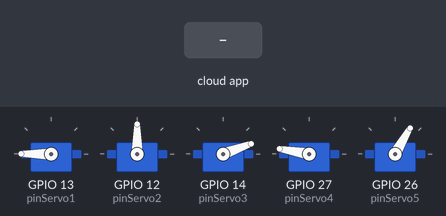
A sketch run on a simulated ESP32. Parts: 5 × servo. The inputs (shaded band) are chosen by the test bench. WiFi joins after 1.5 s; servers stay silent unless stated; what the sketch prints to the serial monitor is not drawn.

Above: at 3.1 s.
3.2 s: the phone or cloud app sets bisturi to 1
At 5.6 s:
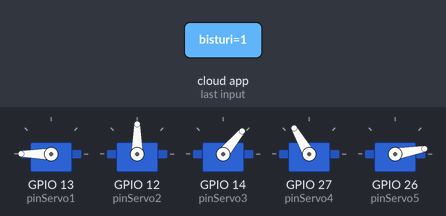
6.2 s: the phone or cloud app sets pinzas to 0
At 6.9 s:
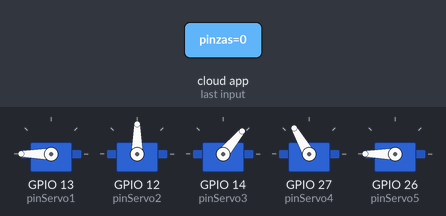
8.7 s: the phone or cloud app sets tijeras to 0
At 8.9 s:
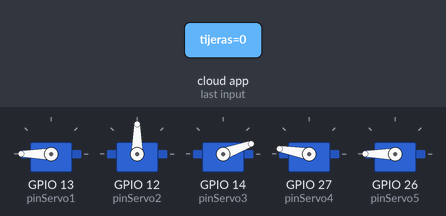
10.6 s: the phone or cloud app sets pinzas to 1
At 11.6 s:
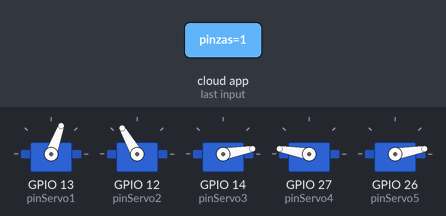
13.6 s: the phone or cloud app sets tijeras to 1
At 15.5 s:
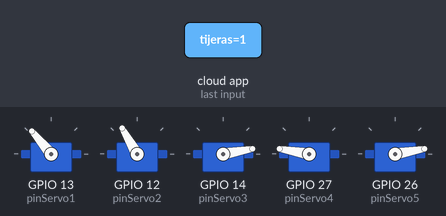
16.6 s: the phone or cloud app sets bisturi to 1
At 21.7 s:
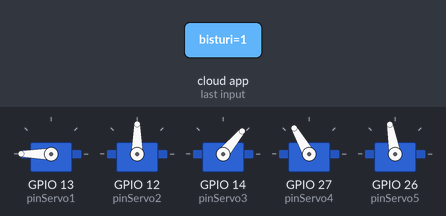
Timing chart, 0 to 22.9 s (numbered marks = the images above; inputs shaded):
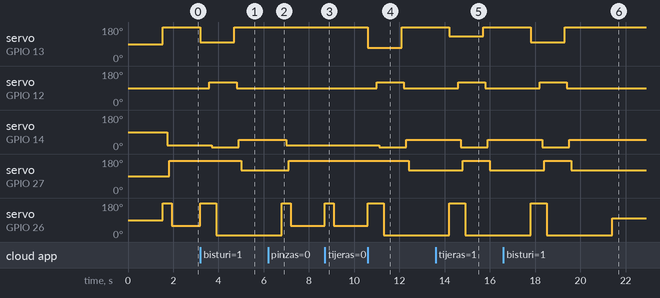

The sketch:

brazo.ino
```cpp
#include <Arduino.h>
#include <WiFi.h>
#include <SocketIoClient.h>
#include <ESP32Servo.h>
#include <ArduinoJson.h>
#include <fauxmoESP.h>

fauxmoESP fauxmo;

const char* ssid     = "INFINITUM899C_2.4"; // Nombre de la red
const char* password = "kkBwh4Vy43";
const char* server = "34.125.8.32"; // Dirección IP del servidor
const uint16_t port = 5001; // Puerto del servidor
int payload_entero;

SocketIoClient socketIO;
#define ONBOARD_LED  2
String str;
int a;

Servo servo1;
Servo servo2;
Servo servo3;
Servo servo4;
Servo servo5;

String resmsg;
StaticJsonDocument<256> doc;

int pinServo1 = 13;
int pinServo2 = 12;
int pinServo3 = 14;
int pinServo4 = 27;
int pinServo5 = 26;

float ANGULO1 = 180;
float ANGULO2 = 90;
float ANGULO3 = 50;
float ANGULO4 = 120;
float ANGULO5 = 180;

float ANGULOB1 = 100;
float ANGULOB2 = 120;
float ANGULOB3 = 10;
float ANGULOB4 = 170;
float ANGULOB5 = 180;

float ANGULOP1 = 70;
float ANGULOP2 = 120;
float ANGULOP3 = 10;
float ANGULOP4 = 170;
float ANGULOP5 = 180;

float ANGULOT1 = 130;
float ANGULOT2 = 120;
float ANGULOT3 = 10;
float ANGULOT4 = 170;
float ANGULOT5 = 180;

float ANGULOR1 = 180;
float ANGULOR2 = 90;
float ANGULOR3 = 20;
float ANGULOR4 = 170;
float ANGULOR5 = 60;

void setup() {

  Serial.begin(115200);
  connectWiFi_STA();
  socketIO.begin(server, port);

  servo1.attach(pinServo1);
  servo2.attach(pinServo2);
  servo3.attach(pinServo3);
  servo4.attach(pinServo4);
  servo5.attach(pinServo5);

  Serial.begin(115200);
  connectWiFi_STA();

    fauxmo.addDevice("bisturi");
    fauxmo.addDevice("pinzas");
    fauxmo.addDevice("tijeras");

    fauxmo.setPort(80);
    fauxmo.enable(true);

    fauxmo.onSetState([](unsigned char device_id, const char* device_name, bool state, unsigned char value) {
        Serial.printf("[MAIN] Device #%d (%s) state: %s value: %d\n", device_id, device_name, state ? "ON" : "OFF", value);

        switch (device_name[0]){

          case 'b':
            if (state){
              posicion_bisturi();
              delay(200);
              posicion_entrega();
            } else {
              posicion_reposo();
            }
            digitalWrite(2,state);
            resmsg = state ? "\"ON Bisturi\"" : "\"OFF Bisturi\"";
            Serial.println(resmsg);
            socketIO.emit("nuevo_mensaje", resmsg.c_str() );
          break;
          case 'p':
            if (state){
              posicion_pinzas();
              delay(200);
              posicion_entrega();
            } else {
              posicion_reposo();
            }
            digitalWrite(2,state);
            resmsg = state ? "\"ON Pinzas\"" : "\"OFF Pinzas\"";
            Serial.println(resmsg);
            socketIO.emit("nuevo_mensaje", resmsg.c_str() );
          break;
          case 't':
            if (state){
              posicion_tijeras();
              delay(200);
              posicion_entrega();
            } else {
              posicion_reposo();
            }
            digitalWrite(2,state);
            resmsg = state ? "\"ON Tijeras\"" : "\"OFF Tijeras\"";
            Serial.println(resmsg);
            socketIO.emit("nuevo_mensaje", resmsg.c_str() );
          break;
          default:
            posicion_reposo();
          break;
        }
    });

  posicion_reposo();
}

void loop() {
  fauxmo.handle();
  socketIO.loop();
}

void connectWiFi_STA()
{
   delay(10);
   Serial.println("");
   WiFi.mode(WIFI_STA);
   WiFi.begin(ssid,password);
   while (WiFi.status() != WL_CONNECTED)
   {
     delay(100);
     Serial.print('.');
   }
   Serial.println("");
   Serial.print("Iniciado STA:\t");
   Serial.println(ssid);
   Serial.print("IP address:\t");
   Serial.println(WiFi.localIP());
}

void posicion_entrega(void)
{
  servo1.write(ANGULO1);
  delay(100);
  servo2.write(ANGULO2);
  delay(100);
  servo3.write(ANGULO3);
  delay(100);
  servo4.write(ANGULO4);
  delay(1800);
  servo5.write(100);
}

void posicion_bisturi(void)
{
  servo5.write(180);
  servo1.write(ANGULOB1);
  delay(400);
  servo2.write(ANGULOB2);
  delay(100);
  servo3.write(ANGULOB3);
  delay(100);
  servo4.write(ANGULOB4);
  delay(100);
  servo5.write(10);
  delay(600);
}

void posicion_pinzas(void)
{
  servo5.write(180);
  servo1.write(ANGULOP1);
  delay(400);
  servo2.write(ANGULOP2);
  delay(100);
  servo3.write(ANGULOP3);
  delay(100);
  servo4.write(ANGULOP4);
  delay(100);
  servo5.write(10);
  delay(600);
}

void posicion_tijeras(void)
{
  servo5.write(180);
  servo1.write(ANGULOT1);
  delay(400);
  servo2.write(ANGULOT2);
  delay(100);
  servo3.write(ANGULOT3);
  delay(100);
  servo4.write(ANGULOT4);
  delay(100);
  servo5.write(10);
  delay(600);
}

void posicion_reposo(void)
{
  servo5.write(180);
  servo1.write(ANGULOR1);
  delay(100);
  servo2.write(ANGULOR2);
  delay(100);
  servo3.write(ANGULOR3);
  delay(100);
  servo4.write(ANGULOR4);
  delay(100);
  servo5.write(ANGULOR5);
}
```

Measured:
- after the input at 3.2 s, servo on GPIO 13 (pinServo1): 180° → 100° at once, → 180° 1.5 s later; servo on GPIO 12 (pinServo2): 90° → 120° after 0.40 s, → 90° 1.2 s later
- after the input at 6.2 s, servo on GPIO 14 (pinServo3): 50° → 20° after 0.80 s; servo on GPIO 27 (pinServo4): 120° → 170° after 0.90 s; servo on GPIO 26 (pinServo5): 10° → 180° after 0.60 s, → 60° 0.40 s later
- after the input at 8.7 s, servo on GPIO 26 (pinServo5): 60° → 180° at once, → 60° 0.40 s later
- after the input at 10.6 s, servo on GPIO 13 (pinServo1): 180° → 70° at once, → 180° 1.5 s later; servo on GPIO 12 (pinServo2): 90° → 120° after 0.40 s, → 90° 1.2 s later
- after the input at 13.6 s, servo on GPIO 13 (pinServo1): 180° → 130° after 0.60 s, → 180° 1.5 s later; servo on GPIO 12 (pinServo2): 90° → 120° after 1.0 s, → 90° 1.2 s later
- after the input at 16.6 s, servo on GPIO 13 (pinServo1): 180° → 100° after 1.2 s, → 180° 1.5 s later; servo on GPIO 12 (pinServo2): 90° → 120° after 1.6 s, → 90° 1.2 s later
